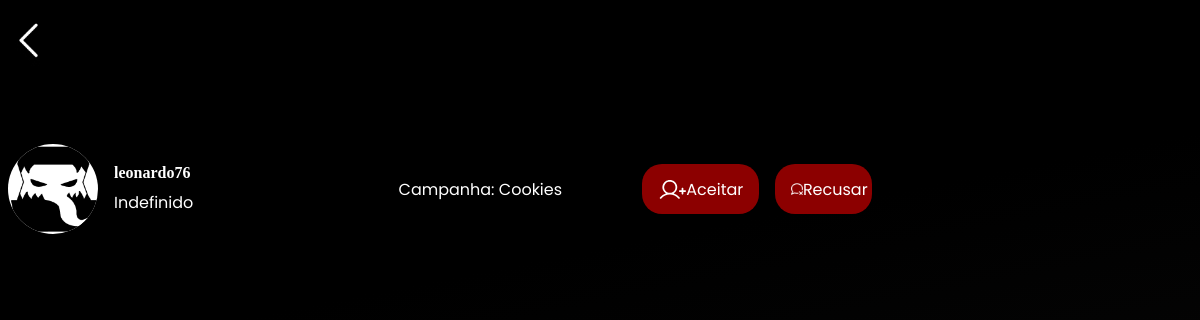
The page /chat/chat/gerenciar_solicitacoes/ (signed in) on the database as committed earlier.
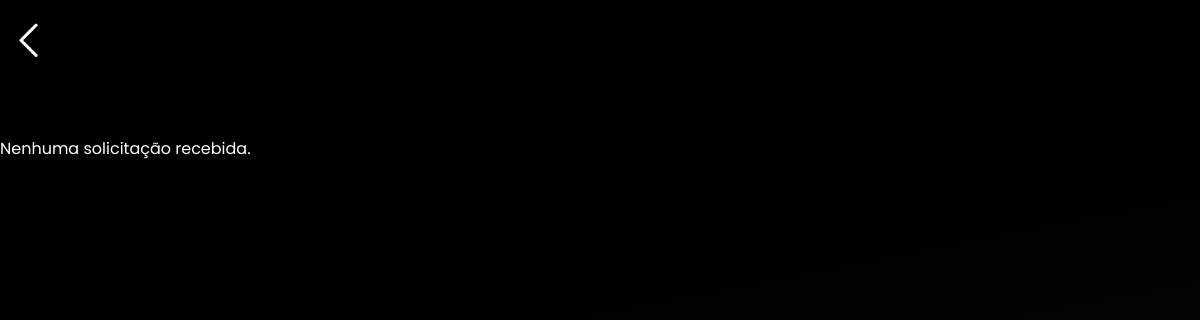
The same page on the database as committed later.
### chat/models.py (models this page shows, shortened)
class SolicitacaoEntrada(models.Model):
    from home.models import Campanha, Perfil
    de_usuario = models.ForeignKey(Perfil, on_delete=models.CASCADE, related_name='solicitacoes_enviadas_campanha')
    para_campanha = models.ForeignKey(Campanha, on_delete=models.CASCADE, related_name='solicitacoes_entrada')
    status = models.CharField(max_length=20, default='Pendente')
    aceita = models.BooleanField(default=False)

### home/models.py (models this page shows, shortened)
class Perfil(models.Model):
    nomePerfil = models.ForeignKey(User, on_delete=models.CASCADE)
    slug = models.SlugField(User, unique=True)
    SESSION_CHOICES = (
        ('Online', 'Online'),
        ('Presencial', 'Presencial'),
    )
    PLAYER_TYPE_CHOICES = (
        ('Mestre', 'Mestre'),
        ('Jogador', 'Jogador'),
        ('Ambos', 'Ambos'),
    )
    RPG_SYSTEM_CHOICES = (
        ('Dungeons & Dragons', 'Dungeons & Dragons'),
        ('Tormenta20', 'Tormenta20'),
        ('Ordem Paranormal', 'Ordem Paranormal'),
        ('Call of Cthulhu', 'Call of Cthulhu'),
        ('Outros', 'Outros'),
    )
    fotoConta = models.ImageField(upload_to='images/profilePictures')
    tipo_sessao = models.CharField(max_length=20, choices=SESSION_CHOICES, null=True)
    tipo_player = models.CharField(max_length=20, choices=PLAYER_TYPE_CHOICES, null=True)
    descricao = models.TextField(max_length=256, null=True)
    sistema_rpg = models.CharField(max_length=20, choices=RPG_SYSTEM_CHOICES, null=True)
    idade = models.IntegerField(null=True)

class Campanha(models.Model):
    nomeMestre = models.ForeignKey(Perfil, on_delete=models.CASCADE)
    SISTEMAS_RPG_CHOICES = (
        ('Dungeons & Dragons', 'Dungeons & Dragons'),
        ('Ordem Paranormal', 'Ordem Paranormal'),
        ('Tormenta20', 'Tormenta20'),
        ('Call of Cthulu', 'Call of Cthulu'),
        ('Outro', 'Outro')
    )
    AMBIENTES_RPG_CHOICES = (
        ('Online', 'Online'),
        ('Presencial', 'Presencial')
    )
    GENERO_RPG_CHOICES = (
        ('Aventura', 'Aventura'),
        ('Fantasia', 'Fantasia'),
        ('Histórico', 'Histórico'),
        ('Mistério', 'Mistério'),
        ('Suspense', 'Suspense'),
        ('Terror', 'Terror'),
    )
    nomeCampanha = models.CharField(max_length=52, null=True)
    sistemaCampanha = models.CharField(max_length=100, choices=SISTEMAS_RPG_CHOICES, null=True)
    descricaoCampanha = models.TextField(max_length=256, null=True)
    fotoCampanha = models.ImageField(upload_to='images/FotoCampanha/', null=True)
    ambienteCampanha = models.CharField(max_length=100, choices=AMBIENTES_RPG_CHOICES, null=True)
    numeroJogadores = models.IntegerField(null=True)
    diasSessao = models.CharField(max_length=52, null=True)
    generoRPG = models.CharField(max_length=100, choices=GENERO_RPG_CHOICES, null=True)

### chat/views.py (the view)
# urls.py: path('chat/gerenciar_solicitacoes/', views.gerenciar_solicitacoes, name='gerenciar_solicitacoes'),
@login_required
def gerenciar_solicitacoes(request, campanha_id=None):
    from home.models import Campanha
    campanha = None  # Inicialmente defina campanha como None
    campanhas_do_mestre = Campanha.objects.filter(nomeMestre__nomePerfil=request.user)
    if campanha_id:
        campanha = get_object_or_404(Campanha, pk=campanha_id)
        if campanha.nomeMestre.nomePerfil != request.user:
            return HttpResponseForbidden('Você não tem permissão para gerenciar solicitações desta campanha.')
        solicitacoes = SolicitacaoEntrada.objects.filter(para_campanha=campanha, aceita=False, status='Pendente')
    else:
        solicitacoes = SolicitacaoEntrada.objects.filter(para_campanha__in=campanhas_do_mestre, aceita=False, status='Pendente')
    context = {
        'campanha': campanha,
        'solicitacoes': solicitacoes,
    }
    return render(request, 'principal/gerenciar_solicitacoes.html', context)

### home/templates/principal/gerenciar_solicitacoes.html (shortened to what this page needs)
{% extends "principal/base.html" %}
{% load static %}
{% block head %}
<link rel="stylesheet" href="{% static 'css/global.css' %}" />
<link rel="stylesheet" href="{% static 'css/buscar-usuario.css'%}" />
<link rel="stylesheet" href="{% static 'css/responsivity.css'%}">
{% endblock %}
{% block conteudo %}
<div class="amigos1">
<div class="flex" style="height: 100vh;">
  <div class="add-area flex">
    <div class="add-contacts flex">
      <button style="all: unset;" onclick="goBack()">
        <img class="down-arrow-1-41" alt="" src="{% static 'img/public/downarrow-1-4@2x.png'%}" id="downArrow14"/>
      </button>
      <div id="amizades">SOLICITAÇÕES DE CAMPANHA</div>
    </div>
    <div class="contact-list flex">
      {% for solicitacao in solicitacoes %}
        {% if solicitacao.status == 'Pendente' %}
        <div onclick="initMob()" class="amizade">
          <div class="image-50-group">
            {% if solicitacao.de_usuario.fotoConta == "Indefinido" %}
              <img style="background-color: white;" class="contact-icon" alt="" src="{% static 'img/ain.png' %}"/>
            {% else %}
            <img class="contact-icon" alt="" src="{{ solicitacao.de_usuario.fotoConta.url }}"/>
            {% endif %}
          </div>
          <div class="contact-write">
            <b><a href="{% url 'exibir_perfil' solicitacao.de_usuario.slug %}">{{ solicitacao.de_usuario.nomePerfil.username }}</a></b>
            <p class="e-a-mesa">{{ solicitacao.de_usuario.tipo_player }}</p>
          </div>
          <div class='mesa'>
            <p>Campanha: {{ solicitacao.para_campanha.nomeCampanha }}</p>
          </div>
          <div class="addbutton flex">
            <a class="flex" href="{% url 'aceitar_solicitacao_camp' solicitacao.id %}">
            <img src="{% static 'img/public/add-player.svg' %}" alt="">
            <p>Aceitar</p>
            </a>
          </div>
          <div class="addbutton flex">
            <a class="flex" href="{% url 'recusar_solicitacao_camp' solicitacao.id %}">
            <img style="height: 80%; width: 18%;" src="{% static 'img/public/reject.svg' %}" alt="">
            <p>Recusar</p>
            </a>
          </div>
        </div>
        {% endif %}
        {% empty %}
          <p>Nenhuma solicitação recebida.</p>
      {% endfor%}
    </div>
  </div>
</div>
</div>
{% endblock conteudo %}

Rows that differ between the two databases and show on the page:
no longer on this page (row edited): SolicitacaoEntrada: de_usuario.nomePerfil.username "leonardo76", de_usuario.tipo_player "Indefinido", para_campanha.nomeCampanha "Cookies"
Other text that changed with them:
text now shown: "Nenhuma solicitação recebida."
